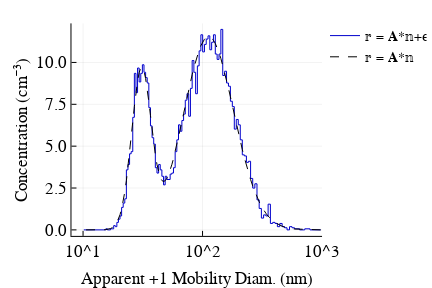

Notebook cell for this chart:
### Markdown cell above
The response size distribution 𝕣 is computed as <br>
<center> $\rm{𝕣} = \bf{A}\rm{𝕟}$ </center> <br>
where $\bf{A}$ is the forward matrix defined in module DifferentialMobilityAnalyzer.jl. The convolution is applied to the dN/dlnD and N fields of the size distribution. The resulting 𝕣 distribution is what an ideal instrument would measure. In practice, counting uncertainty imposes noise on the response. Counting uncertainty is simulated using a Poisson process. The actual number of counts in each bin are <br>
<center> $c_i = N_iQ_{CPC}t$ </center> <br>
where $N$ is the number concentration in the bin, $Q_{CPC}$ is the flow rate of the CPC and $t$ is the integration time over the bin. The integration time is the ratio of scan time and number of bins. The noisy response function is obtained by computing the expected number of counts in a bin ($c_i$)  followed by drawing a random number from a Poisson distribution with expectation value $c_i$, i.e. $c_\epsilon = P(\mu=c_i)$, where $\mu$ is the mean of the Poisson distribution, and $c_\epsilon$ are the noisy counts. The noise perturbed count distribution is then converted back to concentration and denoted as <br>
<center> $\rm{𝕣} = \bf{A}\rm{𝕟+ϵ}$ </center> <br>
The noise level of the distribution depends on scan rate, CPC flow rate and number concentration of the parent size distribution.

### Code cell
Random.seed!(703)  # random number seed; fix for repeatable runs
tscan = 120        # SMPS scan time [s] 
Qcpc = 16.66       # CPC flow rate [cm³ s⁻¹]. 16.66 cm³ s⁻¹ = 1 L min⁻¹
t = tscan./bins    # time in each bin

𝕣 = δ.𝐀*𝕟;      # DMA response function 
c = 𝕣.N*Qcpc*t; # number of counts in each bin
R = Float64[]   # Construct a noisy response function 𝕣+ϵ, where ϵ is counting uncertainty
for i = c
    f = rand(Poisson(i),1)   # draw Poisson random number with mean = counts
    push!(R,f[1]/(Qcpc*t))   # convert back to concentration
end

p = plot(𝕣.Dp, R, xaxis = :log10, xticks = [10, 100, 1000], lt = :steppre, label = "𝕣 = 𝐀*𝕟+ϵ", 
    ylabel = "Concentration (cm⁻³)", xlim = (8,1000), color =  color = RGBA(0,0,0.8,1),
    xlabel = "Apparent +1 Mobility Diam. (nm)", left_margin = 25px)
p = plot!(𝕣.Dp, 𝕣.N, label = "𝕣 = 𝐀*𝕟", color = :black, ls = :dash, fmt = :svg)

### Figure 1 — Plotly figure (JSON) as saved in the notebook; plotly's stock layout.template omitted (floating-point values rounded to 4 significant figures; data arrays with more than 128 entries replaced by an {"elided": "..."} marker saying what was removed)
{"data": [{"colorbar": {"title": ""}, "hoverinfo": "text", "legendgroup": "𝕣 = 𝐀*𝕟+ϵ", "line": {"color": "rgba(0, 0, 204, 1.000)", "dash": "solid", "shape": "linear", "width": 1}, "mode": "lines", "name": "𝕣 = 𝐀*𝕟+ϵ", "showlegend": true, "text": {"elided": "255 null values"}, "type": "scatter", "x": {"elided": "255 float values"}, "xaxis": "x1", "y": {"elided": "255 float values"}, "yaxis": "y1", "zmax": 0.1, "zmin": -0.1}, {"colorbar": {"title": ""}, "hoverinfo": "text", "legendgroup": "𝕣 = 𝐀*𝕟", "line": {"color": "rgba(0, 0, 0, 1.000)", "dash": "dash", "shape": "linear", "width": 1}, "mode": "lines", "name": "𝕣 = 𝐀*𝕟", "showlegend": true, "text": [null, null, null, null, null, null, null, null, null, null, null, null, null, null, null, null, null, null, null, null, null, null, null, null, null, null, null, null, null, null, null, null, null, null, null, null, null, null, null, null, null, null, null, null, null, null, null, null, null, null, null, null, null, null, null, null, null, null, null, null, null, null, null, null, null, null, null, null, null, null, null, null, null, null, null, null, null, null, null, null, null, null, null, null, null, null, null, null, null, null, null, null, null, null, null, null, null, null, null, null, null, null, null, null, null, null, null, null, null, null, null, null, null, null, null, null, null, null, null, null, null, null, null, null, null, null, null, null], "type": "scatter", "x": [974.2, 924.9, 878.3, 834.3, 792.9, 753.7, 716.7, 681.8, 648.8, 617.7, 588.3, 560.5, 534.3, 509.5, 486.0, 463.8, 442.9, 423.1, 404.3, 386.5, 369.7, 353.8, 338.6, 324.3, 310.7, 297.8, 285.6, 274.0, 262.9, 252.4, 242.4, 232.9, 223.8, 215.2, 206.9, 199.1, 191.6, 184.4, 177.6, 171.0, 164.8, 158.8, 153.1, 147.6, 142.3, 137.3, 132.5, 127.9, 123.4, 119.2, 115.1, 111.1, 107.3, 103.7, 100.2, 96.86, 93.63, 90.52, 87.52, 84.64, 81.86, 79.18, 76.6, 74.11, 71.71, 69.4, 67.17, 65.01, 62.94, 60.93, 58.99, 57.12, 55.31, 53.57, 51.88, 50.25, 48.68, 47.16, 45.69, 44.26, 42.89, 41.56, 40.27, 39.03, 37.82, 36.66, 35.53, 34.44, 33.38, 32.36, 31.37, 30.41, 29.49, 28.59, 27.72, 26.88, 26.06, 25.27, 24.51, 23.76, 23.05, 22.35, 21.68, 21.02, 20.39, 19.78, 19.18, 18.61, 18.05, 17.51, 16.98, 16.47, 15.98, 15.5, 15.04, 14.59, 14.15, 13.73, 13.32, 12.93, 12.54, 12.17, 11.8, 11.45, 11.11, 10.78, 10.46, 10.15], "xaxis": "x1", "y": [0.001253, 0.002168, 0.003391, 0.005042, 0.007307, 0.01048, 0.01486, 0.02084, 0.02892, 0.03975, 0.05414, 0.07303, 0.09745, 0.1286, 0.1678, 0.2167, 0.2771, 0.3509, 0.4403, 0.5473, 0.674, 0.8226, 0.9952, 1.194, 1.42, 1.676, 1.962, 2.278, 2.627, 3.006, 3.415, 3.852, 4.315, 4.801, 5.306, 5.826, 6.356, 6.891, 7.424, 7.949, 8.461, 8.952, 9.416, 9.847, 10.24, 10.59, 10.89, 11.13, 11.32, 11.45, 11.53, 11.54, 11.49, 11.38, 11.22, 11.0, 10.74, 10.43, 10.07, 9.688, 9.272, 8.832, 8.373, 7.901, 7.421, 6.939, 6.46, 5.988, 5.527, 5.082, 4.658, 4.26, 3.894, 3.568, 3.292, 3.077, 2.938, 2.89, 2.95, 3.132, 3.449, 3.905, 4.496, 5.203, 5.998, 6.835, 7.662, 8.417, 9.042, 9.483, 9.699, 9.67, 9.394, 8.891, 8.198, 7.364, 6.446, 5.5, 4.574, 3.71, 2.936, 2.267, 1.709, 1.259, 0.9066, 0.6384, 0.4401, 0.2971, 0.1967, 0.1278, 0.08157, 0.05123, 0.03171, 0.01939, 0.01175, 0.007077, 0.00426, 0.002577, 0.001577, 0.0009828, 0.000627, 0.0004109, 0.0002768, 0.0001912, 0.0001346, 9.514e-05, 6.61e-05, 4.411e-05], "yaxis": "y1", "zmax": 0.1, "zmin": -0.1}], "layout": {"annotations": [], "height": 288, "legend": {"bgcolor": "rgba(255, 255, 255, 1.000)", "bordercolor": "rgba(0, 0, 0, 1.000)", "font": {"color": "rgba(0, 0, 0, 1.000)", "family": "Nimbus Sans L", "size": 14}, "tracegroupgap": 0, "x": 1, "y": 1}, "margin": {"b": 20, "l": 0, "r": 0, "t": 20}, "paper_bgcolor": "rgba(255, 255, 255, 1.000)", "plot_bgcolor": "rgba(255, 255, 255, 1.000)", "showlegend": true, "width": 432, "xaxis": {"anchor": "y1", "domain": [0.2199, 0.9909], "gridcolor": "rgba(0, 0, 0, 0.100)", "gridwidth": 0.5, "linecolor": "rgba(0, 0, 0, 1.000)", "mirror": false, "range": [0.9031, 3], "showgrid": true, "showline": true, "showticklabels": true, "tickangle": 0, "tickcolor": "rgb(0, 0, 0)", "tickfont": {"color": "rgba(0, 0, 0, 1.000)", "family": "Nimbus Sans L", "size": 17}, "tickmode": "array", "ticks": "inside", "ticktext": ["10^1", "10^2", "10^3"], "tickvals": [10, 100, 1000], "title": "Apparent +1 Mobility Diam. (nm)", "titlefont": {"color": "rgba(0, 0, 0, 1.000)", "family": "Nimbus Sans L", "size": 17}, "type": "log", "visible": true, "zeroline": false, "zerolinecolor": "rgba(0, 0, 0, 1.000)"}, "yaxis": {"anchor": "x1", "domain": [0.1294, 0.9863], "gridcolor": "rgba(0, 0, 0, 0.100)", "gridwidth": 0.5, "linecolor": "rgba(0, 0, 0, 1.000)", "mirror": false, "range": [-0.3592, 12.33], "showgrid": true, "showline": true, "showticklabels": true, "tickangle": 0, "tickcolor": "rgb(0, 0, 0)", "tickfont": {"color": "rgba(0, 0, 0, 1.000)", "family": "Nimbus Sans L", "size": 17}, "tickmode": "array", "ticks": "inside", "ticktext": ["0.0", "2.5", "5.0", "7.5", "10.0"], "tickvals": [0, 2.5, 5, 7.5, 10], "title": "Concentration (cm⁻³)", "titlefont": {"color": "rgba(0, 0, 0, 1.000)", "family": "Nimbus Sans L", "size": 17}, "type": "-", "visible": true, "zeroline": false, "zerolinecolor": "rgba(0, 0, 0, 1.000)"}}}
